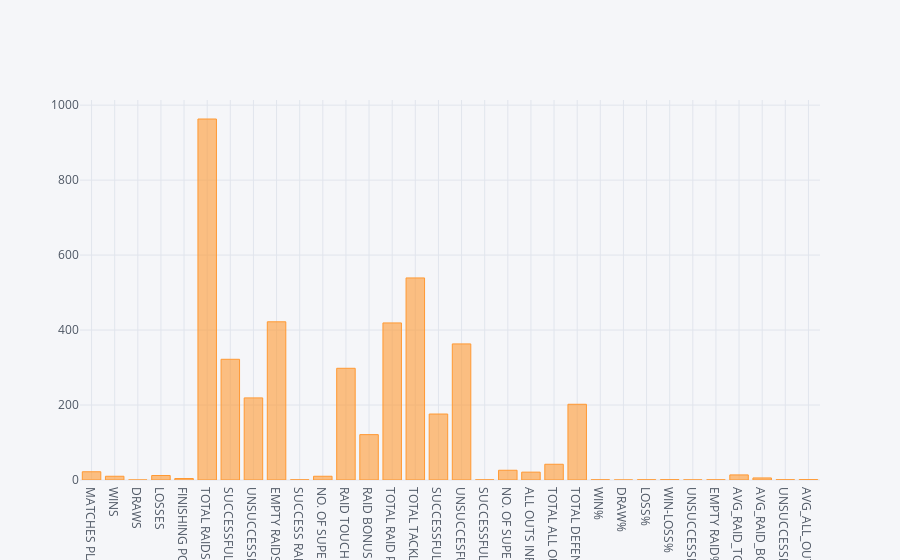

Source (notebook cell):
### Code cell
df3.iplot(kind='bar')

### Figure 1 — Plotly figure (JSON) as saved in the notebook; plotly's stock layout.template omitted (floating-point values rounded to 4 significant figures)
{"data": [{"marker": {"color": "rgba(255, 153, 51, 0.6)", "line": {"color": "rgba(255, 153, 51, 1.0)", "width": 1}}, "name": "SEASON 5", "orientation": "v", "text": "", "type": "bar", "uid": "4212e8ec-f8f6-4a09-931f-5e004dc5a68d", "x": ["MATCHES PLAYED", "WINS", "DRAWS", "LOSSES", "FINISHING POSITION", "TOTAL RAIDS", "SUCCESSFUL RAIDS", "UNSUCCESSFUL RAID", "EMPTY RAIDS", "SUCCESS RAID %", "NO. OF SUPER RAIDS", "RAID TOUCH POINTS", "RAID BONUS POINTS", "TOTAL RAID POINTS", "TOTAL TACKLES", "SUCCESSFUL TACKLES", "UNSUCCESFUL TACKLES", "SUCCESSFUL TACKLE %", "NO. OF SUPER TACKLES", "ALL OUTS INFLICTED", "TOTAL ALL OUT POINTS", "TOTAL DEFENCE POINTS", "WIN%", "DRAW%", "LOSS%", "WIN-LOSS%", "UNSUCCESSFUL RAID%", "EMPTY RAID%", "AVG_RAID_TOUCH_POINT", "AVG_RAID_BONUS_POINT", "UNSUCCESSFUL TACKLE%", "AVG_ALL_OUTS"], "y": [22, 10, 0, 12, 4, 963, 322, 219, 422, 0.44, 10, 298, 121, 419, 539, 176, 363, 0.37, 26, 21, 42, 202, 0.4545, 0, 0.5455, 0.8333, 0.2274, 0.4382, 13.55, 5.5, 0.6735, 0.9545]}], "layout": {"legend": {"bgcolor": "#F5F6F9", "font": {"color": "#4D5663"}}, "paper_bgcolor": "#F5F6F9", "plot_bgcolor": "#F5F6F9", "title": {"font": {"color": "#4D5663"}}, "xaxis": {"gridcolor": "#E1E5ED", "showgrid": true, "tickfont": {"color": "#4D5663"}, "title": {"font": {"color": "#4D5663"}, "text": ""}, "zerolinecolor": "#E1E5ED"}, "yaxis": {"gridcolor": "#E1E5ED", "showgrid": true, "tickfont": {"color": "#4D5663"}, "title": {"font": {"color": "#4D5663"}, "text": ""}, "zerolinecolor": "#E1E5ED"}}}
